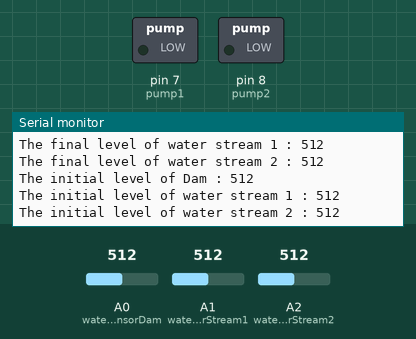
Simulated run of this sketch. Board: Arduino Uno, built with avr-gcc and run on an emulated ATmega328P. Parts: switched loads named in the sketch (green lamp = pin HIGH), the last lines printed to the serial monitor. The inputs (shaded band) are chosen by the test bench; at power-on: A1 (water_sensorStream1) = 512, A2 (water_sensorStream2) = 512, A0 (water_sensorDam) = 512. Pins used as bus, display or sensor lines are not drawn.

Above: at 1.2 s.
1.3 s: A1 (water_sensorStream1) set to 988
At 1.35 s:
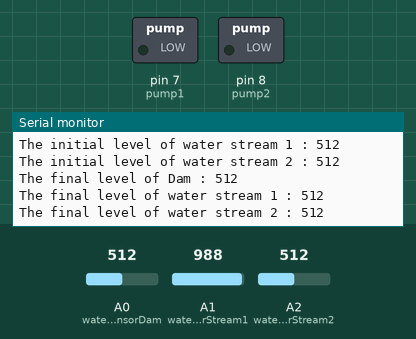
4.3 s: A1 (water_sensorStream1) set to 1009
At 4.5 s:
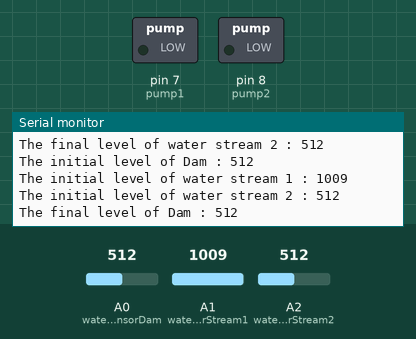
7.3 s: A2 (water_sensorStream2) set to 992
At 7.36 s:
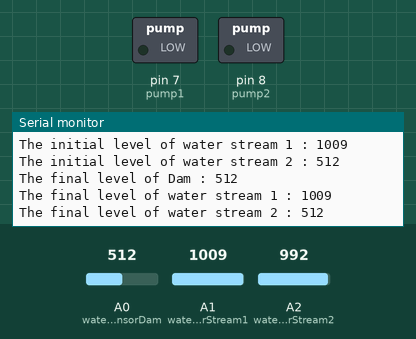
8.8 s: A2 (water_sensorStream2) set to 1008
At 9.0 s:
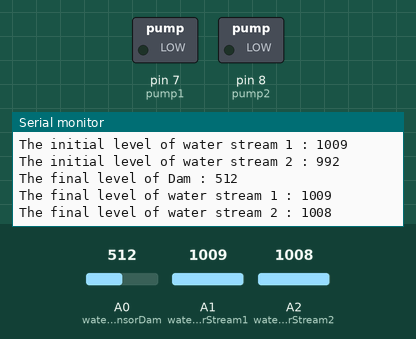
11.8 s: A0 (water_sensorDam) set to 107
At 12.04 s:
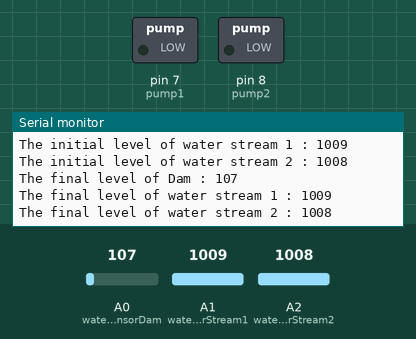
13.3 s: A0 (water_sensorDam) set to 91
At 13.69 s:
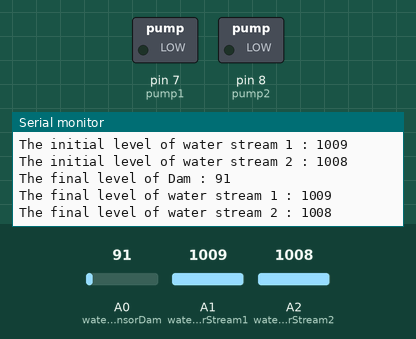
Timing chart, 0 to 16.3 s (numbered marks = the images above; inputs shaded):
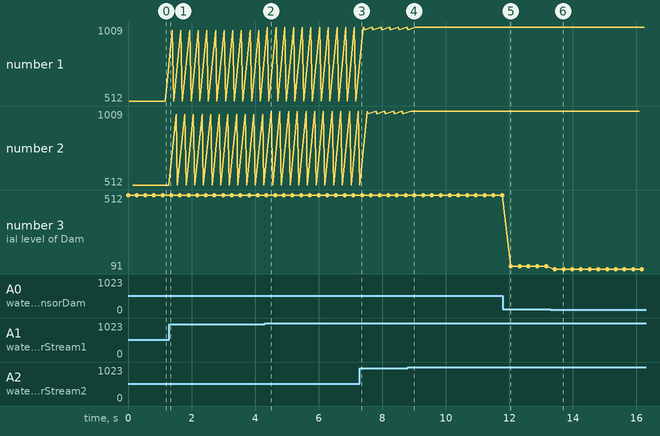

The sketch:

src.ino
```cpp
const int water_sensorDam = 0;
const int water_sensorStream1 = 1;
const int water_sensorStream2 = 2;
const int waterSensor_source1 = 3;
const int waterSensor_source2 = 5;
const int waterSensor_source3 = 6;
const int pump1 = 7;
const int pump2 = 8;
int valDam = 0;
int valStream1 = 0;
int valStream2 = 0;
void sensorTrigger()
{
  digitalWrite(waterSensor_source1, HIGH);
  digitalWrite(waterSensor_source2, HIGH);
  digitalWrite(waterSensor_source3, HIGH);
}
void sensorSleep()
{
  digitalWrite(waterSensor_source1, LOW);
  digitalWrite(waterSensor_source2, LOW);
  digitalWrite(waterSensor_source3, LOW);
}
void pumpState(int pumppin)
{
  while(analogRead(water_sensorStream1) != analogRead(water_sensorStream2) && analogRead(water_sensorDam)>330)
  {
    digitalWrite(pumppin, LOW);
  }
  digitalWrite(pumppin, HIGH);
  if(analogRead(water_sensorDam) > 330)
  {
    int data = analogRead(water_sensorDam)-330;
    while(analogRead(water_sensorDam) > 330+data/2)
    {
      digitalWrite(pump1, LOW);
    }
    digitalWrite(pump1, HIGH);
    while(analogRead(water_sensorDam) >330)
    {
      digitalWrite(pump2, LOW);
    }
    digitalWrite(pump2, HIGH);
  }
}
void setup() {
  // put your setup code here, to run once:
  pinMode(pump1,OUTPUT);
  pinMode(pump2,OUTPUT);
  pinMode(waterSensor_source1,OUTPUT);
  pinMode(waterSensor_source2,OUTPUT);
  pinMode(waterSensor_source3,OUTPUT);
  Serial.begin(9600);

}

void loop() {
  // put your main code here, to run repeatedly;
  sensorTrigger();
  valDam = analogRead(water_sensorDam);
  valStream1 = analogRead(water_sensorStream1);
  valStream2 = analogRead(water_sensorStream2);
  Serial.print("The initial level of Dam : ");
  Serial.println(valDam);
  Serial.print("The initial level of water stream 1 : ");
  Serial.println(valStream1);
  Serial.print("The initial level of water stream 2 : ");
  Serial.println(valStream2);
  if(valDam > 700)
  {
     if(valStream1 > valStream2)
     {
        pumpState(pump2);
     }
     else
     {
        pumpState(pump1);
     }
  }
  Serial.print("The final level of Dam : ");
  Serial.println(analogRead(water_sensorDam));
  Serial.print("The final level of water stream 1 : ");
  Serial.println(analogRead(water_sensorStream1));
  Serial.print("The final level of water stream 2 : ");
  Serial.println(analogRead(water_sensorStream2));
  sensorSleep();
  delay(100);
}
```

Measured:
- the behaviour switches between 999 and 1000 on A1 (water_sensorStream1) (found by bisection; images 1 and 2)
- after the input at 4.3 s, the serial monitor: prints a new line after 0.09 s (image 2)
- after the input at 8.8 s, the serial monitor: prints a new line after 0.14 s (image 4)
- after the input at 11.8 s, the serial monitor: prints a new line after 0.10 s (image 5)
- after the input at 13.3 s, the serial monitor: prints a new line after 0.13 s (image 6)
- plotted number 1: 1009 → 1008 after the input at 8.8 s
- plotted number 2: 512 → 992 after the input at 7.3 s, 992 → 1008 after the input at 8.8 s
- plotted number 3: 512 → 107 after the input at 11.8 s, 107 → 91 after the input at 13.3 s
